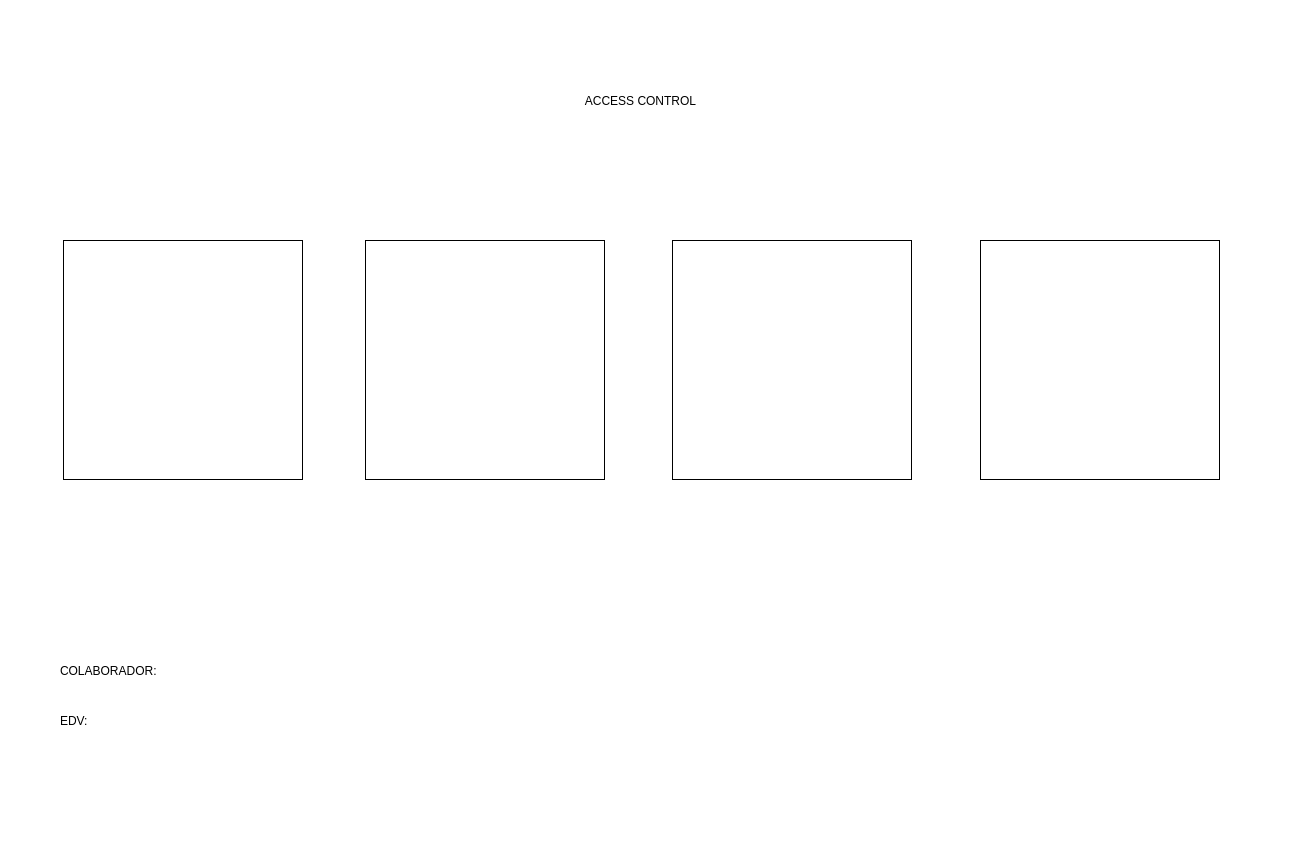
<?xml version="1.0" encoding="UTF-8"?>
<ui version="4.0">
 <class>MainWindow</class>
 <widget class="QMainWindow" name="MainWindow">
  <property name="geometry">
   <rect>
    <x>0</x>
    <y>0</y>
    <width>1290</width>
    <height>841</height>
   </rect>
  </property>
  <property name="minimumSize">
   <size>
    <width>1275</width>
    <height>841</height>
   </size>
  </property>
  <property name="maximumSize">
   <size>
    <width>1290</width>
    <height>841</height>
   </size>
  </property>
  <property name="windowTitle">
   <string>MainWindow</string>
  </property>
  <property name="styleSheet">
   <string notr="true">background-color: rgb(255, 255, 255);</string>
  </property>
  <widget class="QWidget" name="centralwidget">
   <widget class="QPushButton" name="Botao_Documentos">
    <property name="geometry">
     <rect>
      <x>672</x>
      <y>240</y>
      <width>240</width>
      <height>240</height>
     </rect>
    </property>
    <property name="styleSheet">
     <string notr="true">border-style: outset;
background-color: rgb(255, 255, 255);
border-color: rgb(0, 0, 0);
border-width:1px;</string>
    </property>
    <property name="text">
     <string/>
    </property>
    <property name="icon">
     <iconset>
      <normaloff>imagens/DOCUMENTOS.png</normaloff>imagens/DOCUMENTOS.png</iconset>
    </property>
    <property name="iconSize">
     <size>
      <width>220</width>
      <height>220</height>
     </size>
    </property>
   </widget>
   <widget class="QPushButton" name="Botao_Liberar_Maquina">
    <property name="geometry">
     <rect>
      <x>63</x>
      <y>240</y>
      <width>240</width>
      <height>240</height>
     </rect>
    </property>
    <property name="whatsThis">
     <string>&lt;html&gt;&lt;head/&gt;&lt;body&gt;&lt;p&gt;&lt;br/&gt;&lt;/p&gt;&lt;/body&gt;&lt;/html&gt;</string>
    </property>
    <property name="styleSheet">
     <string notr="true">border-style: outset;
background-color: rgb(255, 255, 255);
border-color: rgb(0, 0, 0);
border-width:1px;</string>
    </property>
    <property name="text">
     <string/>
    </property>
    <property name="icon">
     <iconset>
      <normaloff>imagens/CADEADO_FECHADO.png</normaloff>imagens/CADEADO_FECHADO.png</iconset>
    </property>
    <property name="iconSize">
     <size>
      <width>220</width>
      <height>220</height>
     </size>
    </property>
   </widget>
   <widget class="QPushButton" name="Botao_Interface_Didatica">
    <property name="geometry">
     <rect>
      <x>365</x>
      <y>240</y>
      <width>240</width>
      <height>240</height>
     </rect>
    </property>
    <property name="styleSheet">
     <string notr="true">border-style: outset;
background-color: rgb(255, 255, 255);
border-color: rgb(0, 0, 0);
border-width:1px;</string>
    </property>
    <property name="text">
     <string/>
    </property>
    <property name="icon">
     <iconset>
      <normaloff>imagens/INTERFACE.png</normaloff>imagens/INTERFACE.png</iconset>
    </property>
    <property name="iconSize">
     <size>
      <width>220</width>
      <height>220</height>
     </size>
    </property>
   </widget>
   <widget class="QPushButton" name="Botao_Registros">
    <property name="geometry">
     <rect>
      <x>980</x>
      <y>240</y>
      <width>240</width>
      <height>240</height>
     </rect>
    </property>
    <property name="styleSheet">
     <string notr="true">border-style: outset;
background-color: rgb(255, 255, 255);
border-color: rgb(0, 0, 0);
border-width:1px;</string>
    </property>
    <property name="text">
     <string/>
    </property>
    <property name="icon">
     <iconset>
      <normaloff>imagens/REGISTROS.png</normaloff>imagens/REGISTROS.png</iconset>
    </property>
    <property name="iconSize">
     <size>
      <width>220</width>
      <height>220</height>
     </size>
    </property>
   </widget>
   <widget class="QLabel" name="Label_Borda">
    <property name="geometry">
     <rect>
      <x>0</x>
      <y>783</y>
      <width>1290</width>
      <height>18</height>
     </rect>
    </property>
    <property name="text">
     <string/>
    </property>
    <property name="pixmap">
     <pixmap>Imagens/Borda.png</pixmap>
    </property>
    <property name="scaledContents">
     <bool>true</bool>
    </property>
   </widget>
   <widget class="QPushButton" name="Botao_Seta_Direita">
    <property name="geometry">
     <rect>
      <x>1150</x>
      <y>600</y>
      <width>111</width>
      <height>141</height>
     </rect>
    </property>
    <property name="styleSheet">
     <string notr="true">border-style: inside;
background-color: rgb(255, 255, 255);
border-color: rgb(0, 0, 0);
border-width:3px;</string>
    </property>
    <property name="text">
     <string/>
    </property>
    <property name="icon">
     <iconset>
      <normaloff>../../pyqtSenai2009-1010/imagens/setadireitaFinapreta.png</normaloff>../../pyqtSenai2009-1010/imagens/setadireitaFinapreta.png</iconset>
    </property>
    <property name="iconSize">
     <size>
      <width>120</width>
      <height>280</height>
     </size>
    </property>
   </widget>
   <widget class="QPushButton" name="Botao_Seta_Esquerda">
    <property name="geometry">
     <rect>
      <x>1000</x>
      <y>600</y>
      <width>121</width>
      <height>151</height>
     </rect>
    </property>
    <property name="styleSheet">
     <string notr="true">border-style: inside;
background-color: rgb(255, 255, 255);
border-color: rgb(0, 0, 0);
border-width:3px;</string>
    </property>
    <property name="text">
     <string/>
    </property>
    <property name="icon">
     <iconset>
      <normaloff>../../pyqtSenai2009-1010/imagens/setaesquerdaFina.png</normaloff>../../pyqtSenai2009-1010/imagens/setaesquerdaFina.png</iconset>
    </property>
    <property name="iconSize">
     <size>
      <width>120</width>
      <height>280</height>
     </size>
    </property>
   </widget>
   <widget class="QLabel" name="Label_Menu_De_Usuario">
    <property name="geometry">
     <rect>
      <x>0</x>
      <y>40</y>
      <width>1281</width>
      <height>121</height>
     </rect>
    </property>
    <property name="styleSheet">
     <string notr="true">border-style: outset;



background-color: rgb(255, 255, 255);
border-color: rgb(0, 0, 0);
border-width:0px;

font: 75 65pt &quot;Bosch Sans Bold&quot;;</string>
    </property>
    <property name="text">
     <string>ACCESS CONTROL</string>
    </property>
    <property name="alignment">
     <set>Qt::AlignCenter</set>
    </property>
   </widget>
   <widget class="QLabel" name="Label_Colaborador">
    <property name="geometry">
     <rect>
      <x>60</x>
      <y>650</y>
      <width>591</width>
      <height>41</height>
     </rect>
    </property>
    <property name="styleSheet">
     <string notr="true">border-style: outset;



background-color: rgb(255, 255, 255);
border-color: rgb(0, 0, 0);
border-width:0px;

font: 75 15pt &quot;Bosch Sans Bold&quot;;</string>
    </property>
    <property name="text">
     <string>COLABORADOR:</string>
    </property>
   </widget>
   <widget class="QLabel" name="Label_EDV">
    <property name="geometry">
     <rect>
      <x>60</x>
      <y>700</y>
      <width>371</width>
      <height>41</height>
     </rect>
    </property>
    <property name="styleSheet">
     <string notr="true">border-style: outset;



background-color: rgb(255, 255, 255);
border-color: rgb(0, 0, 0);
border-width:0px;

font: 75 15pt &quot;Bosch Sans Bold&quot;;</string>
    </property>
    <property name="text">
     <string>EDV:</string>
    </property>
   </widget>
  </widget>
  <widget class="QMenuBar" name="menubar">
   <property name="geometry">
    <rect>
     <x>0</x>
     <y>0</y>
     <width>1290</width>
     <height>18</height>
    </rect>
   </property>
  </widget>
  <widget class="QStatusBar" name="statusbar"/>
 </widget>
 <resources/>
 <connections/>
</ui>
